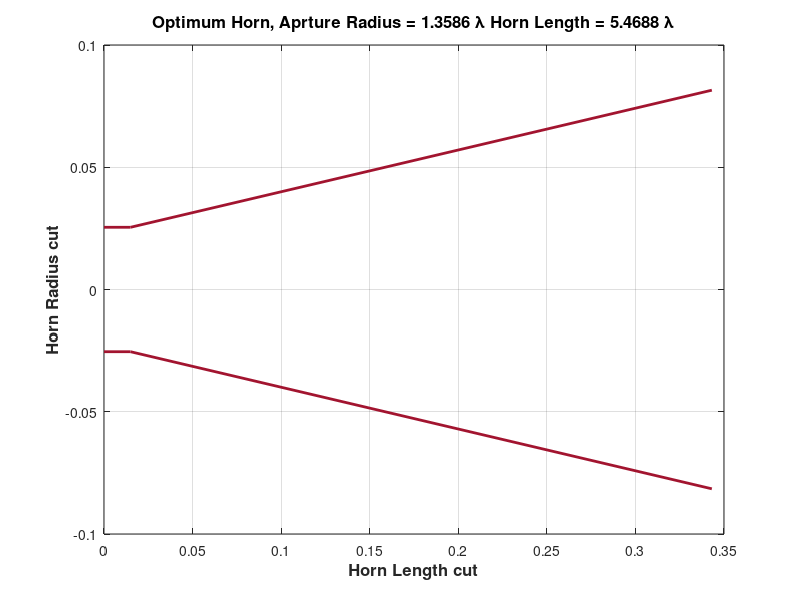

This chart was generated by the following MATLAB code: (Note: this script raises an error after producing the figure.)
c0 = 3e8;

data = load('ga_WKB_minxp.mat', 'fmin2'); 

F = 5e9;
lamb = c0./F;

data = data.fmin2;

Rbase = data.r(3);
Len = data.r(2);
Slope = data.r(1);

R_axis = [Rbase Rbase Rbase + Slope * Len];
L_axis = [0 lamb/4 lamb/4 + Len];

figure;
plot(L_axis, R_axis, 'LineWidth', 2, 'Color', [0.6350, 0.0780, 0.1840] ); hold on; grid on; plot(L_axis, -R_axis, 'LineWidth', 2, 'Color', [0.6350, 0.0780, 0.1840]);
title(['Optimum Horn, Aprture Radius = ', num2str(R_axis(end)./lamb), ' \lambda ', 'Horn Length = ', num2str(Len./lamb), ' \lambda'], 'FontSize', 12, 'FontWeight', 'bold');
xlabel('Horn Length cut', 'FontSize', 12, 'FontWeight', 'bold');
ylabel('Horn Radius cut', 'FontSize', 12, 'FontWeight', 'bold');
grid on;

%% 
SP = [R_axis(2:end) Len];

XMN_data = load('Xmn.mat');
str = XMN_data.Xmn;

fc_ = fc(R_axis(2), 1, 1);

Freq = linspace(fc_(1)+fc_(1)./100, fc_(3), 10);
% F = 5e9;
% objective = @(x) GSM_N_opt_allvar(SP(1:N), SP(N+1), x(1:length(F)), 0);
for i = 1:length(Freq)
 Max_Exp_diff(i) = MinXP_Goal_V2L(SP(1:2), Len, Freq(i), 20, Freq(end));
end

figure;
plot(F*1e-9, Max_Exp_diff, 'LineWidth', 2);grid on;
xlabel('Frequency (GHz)', 'FontSize', 16, 'FontWeight', 'bold');
ylabel('RL in (dB)', 'FontSize', 16, 'FontWeight', 'bold');
title('WKB + Patternsearch algo for MinXP', 'FontSize', 16, 'FontWeight', 'bold');
